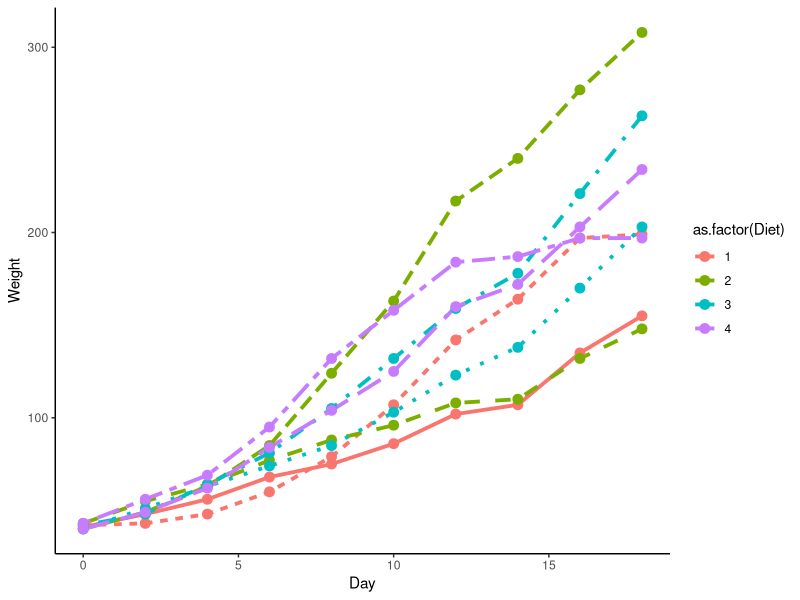
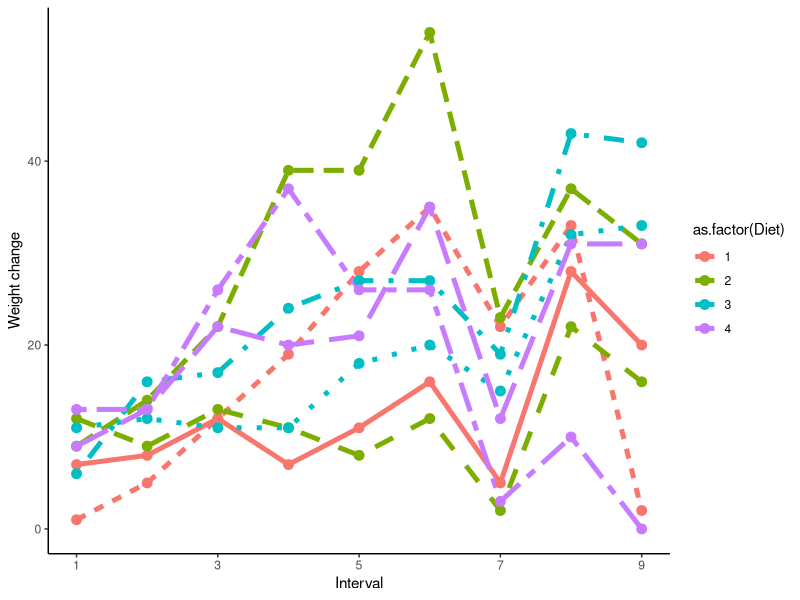
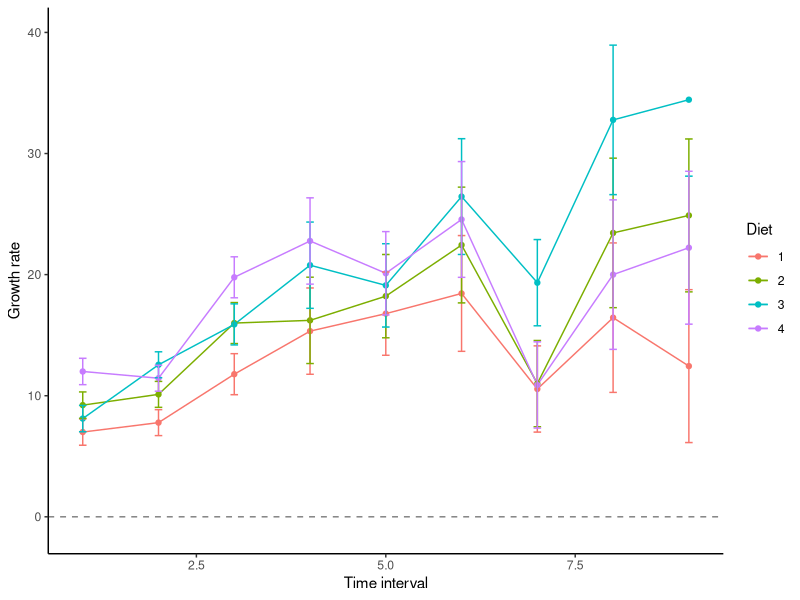

These charts were generated, in order, by the following R code:
## ---- chunk 1
library(tidyverse)
## ---- chunk 2
chickdata<- read.csv("chickdata.csv")
## ---- chunk 3
library(kableExtra)
chickdata_wide <- tidyr::pivot_wider(chickdata, names_from = Time,
                                     names_prefix = "Day", values_from = Weight)
chickdata_wide[c(1,2,10, 11 ,19, 20, 28, 29),] %>%
  kable(format = "html", col.names = c("Chick", "Diet", "Day 0", "Day 2", "Day 4", "Day 6", "Day 8", "Day 10", "Day 12", "Day 14", "Day 16", "Day 18")) %>%
  add_header_above(c(" " = 1, " " = 1, "Weight" = 10))
## ---- chunk 4
ggplot(chickdata[chickdata$Chick %in% c(1,2,10, 11 ,19, 20, 28, 29),], aes(x = Time, y = Weight, color = as.factor(Diet), linetype = as.factor(Chick))) +
  geom_path(lwd=1.3) +
  geom_point(size=3) +
  scale_x_continuous("Day") +
  scale_y_continuous("Weight") +
  guides(linetype = "none")+
  theme_classic()
## ---- chunk 5
modelaov<-aov(Weight ~ Diet * Time + Error(Chick),data=chickdata)
summary(modelaov)
## ---- chunk 6
chickdata_wide <- tidyr::pivot_wider(chickdata, names_from = Time,
                                     names_prefix = "Day", values_from = Weight)
## ---- chunk 7
man<-manova(cbind(Day0, Day2, Day4, Day6, Day8,Day10,Day12,Day14,Day16,Day18) ~ Diet, data = chickdata_wide)
## ---- chunk 8
anova(man, X = ~1, test = "Spherical")
## ---- chunk 9
man2<-manova(cbind(Day2-Day0,Day4- Day2, Day6-Day4, Day8-Day6,Day10- Day8,Day12-Day10,Day14-Day12,Day16-Day14,Day18-Day16) ~ Diet, data = chickdata_wide)
## ---- chunk 10
summary.aov(man2)
## ---- chunk 11
Weightm<-chickdata_wide[,3:12]
weightdif<-Weightm[2:10]-Weightm[1:9]
colnames(weightdif) <- paste("interval", 1:9, sep=".")
kable(head(weightdif))
## ---- chunk 12
chickdata_widex <- tidyr::pivot_wider(chickdata, names_from = Time,
                                     names_prefix = "Time", values_from = Weight)

chickdata_wide2 <- dplyr::mutate(chickdata_widex, int1 = Time2 - Time0,
                                 int2 = Time4 - Time2,
                                 int3 = Time6 - Time4,
                                 int4 = Time8 - Time6,
                                 int5 = Time10 - Time8,
                                 int6 = Time12 - Time10,
                                 int7 = Time14 - Time12,
                                 int8 = Time16 - Time14,
                                 int9 = Time18 - Time16)

chickdata2 <- tidyr::pivot_longer(chickdata_wide2,
                                  cols = c(int1, int2, int3, int4, int5, int6, int7, int8, int9),
                                  names_to = "Interval",
                                  values_to = "delta")
chickdata2$Interval <- rep(1:9, 36)
ggplot(chickdata2[chickdata2$Chick %in% c(1,2,10, 11 ,19, 20, 28, 29),],
       aes(x = Interval, y = delta, color = as.factor(Diet), linetype = as.factor(Chick))) +
  geom_path(lwd=1.7) +
  geom_point(size=3) +
  scale_x_continuous("Interval", breaks = c(1, 3, 5, 7, 9)) +
  scale_y_continuous("Weight change") +
  guides(linetype = "none")+
  theme_classic()

## ---- chunk 13
Diet1<-colMeans(weightdif[1:9,])
Diet2<-colMeans(weightdif[10:18,])
Diet3<-colMeans(weightdif[19:27,])
Diet4<-colMeans(weightdif[28:36,])
## ---- chunk 14
SE <- sqrt(diag(stats:::vcov.mlm(man2)))
SE <- SE[names(SE)==":(Intercept)"] # Only use "intercept" SEs
unname(SE) ## Ignore the names
## ---- chunk 15
growthDF  <- data.frame(interval = rep(1:9, 4),
                        Diet = rep(c("1", "2", "3", "4"), each = 9),
                        growth = c(Diet1, Diet2, Diet3, Diet4), 
                        SE = rep(SE, 4))


ggplot(growthDF, aes(x = interval, y = growth, color = Diet)) +
  geom_path() +
  geom_point() +
  geom_errorbar(aes(ymin = growth - SE, ymax = growth + SE), width = 0.1) +
  geom_hline(yintercept = 0, linetype = "dashed", color = "grey50") +
  scale_x_continuous("Time interval") +
  scale_y_continuous("Growth rate", limits  = c(-1, 40))+
  theme_classic()
  
## ---- chunk 16
library(nlme)
lmm2 <- lme(fixed = Weight ~ Diet *Time,
            random =  ~ (Time-1)|Chick,
            data = chickdata,
            correlation = corAR1())
summary(lmm2)
anova(lmm2)
## ---- chunk 17
power.t.test(delta=5,power=.80,sd=3)
## ---- chunk 18
power.t.test(delta=2,power=.80,sd=3)
## ---- chunk 19
library(pwr)
eff<-cohen.ES("f2", size = "medium")$effect.size 
eff
## ---- chunk 20
eff<-cohen.ES("f2", size = "small")$effect.size 
eff
## ---- chunk 21
pwr.f2.test(u = 1, # I'm assuming you plan to test a 1 df effect
            f2 = 0.09, # We're using Cohen's effect size guidelines, shown above
            sig.level = .05, # Our alpha
            power = .80) # Our desired power
